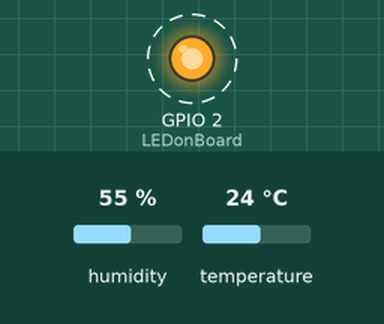
The sketch below on a simulated ESP8266 (NodeMCU). Parts: output pins drawn as LEDs (lit = HIGH). Dashed ring = blinking. Inputs (shaded band) come from the test bench; at power-on: humidity 55 %, temperature 24 °C. WiFi joins after 1.5 s; servers stay silent unless stated; what the sketch prints to the serial monitor is not drawn.

Above: at 3.4 s.
Timing chart, 0 to 5.5 s (numbered marks = the images above):
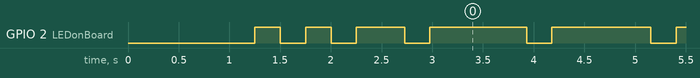

Measured:
- by itself, GPIO 2 (LEDonBoard): goes LOW 0.25 s, HIGH 0.25 s, LOW 0.25 s, HIGH 0.48 s, 104 × (LOW 0.25 s, HIGH 0.95 s), LOW 0.25 s, then HIGH

The sketch:

Code_For_Arduino.ino
```cpp
//----------------------------------------Include the NodeMCU ESP8266 Library
#include <ESP8266WiFi.h>
//----------------------------------------
#include "DHT.h"  //--> Include the DHT Sensor Library
#define DHTTYPE DHT11 //--> Defines the type of DHT sensor used (DHT11, DHT21, and DHT22), in this project the sensor used is DHT11.

#define LEDonBoard 2  //--> Defining an On Board LED, used for indicators when the process of connecting to a wifi router

String apiKey = "*****####*****"; //--> Enter your Write API key from ThingSpeak

//----------------------------------------SSID and Password of your WiFi router
const char* ssid = "*******";   //Enter your SSID name
const char* password = "*******";   //Enter your SSID Password
//----------------------------------------
//----------------------------------------ThingSpeak Server
const char* server = "api.thingspeak.com";
//----------------------------------------

const int DHTPin = 5; //--> The pin used for the DHT11 sensor is Pin D1=Pin 5
DHT dht(DHTPin, DHTTYPE); //--> Initialize DHT sensor, DHT dht(Pin_used, Type_of_DHT_Sensor);

WiFiClient client;

void setup() {
  // put your setup code here, to run once:
  Serial.begin(115200);
  delay(500);
  dht.begin();  //--> Start reading DHT11 sensors
  delay(500);

  WiFi.begin(ssid, password); //--> Connect to your WiFi router
  Serial.println("");

  pinMode(LEDonBoard,OUTPUT); //--> On Board LED port Direction output
  digitalWrite(LEDonBoard, HIGH); //--> Turn off Led On Board

  //----------------------------------------Wait for connection
  Serial.print("Connecting");
  while (WiFi.status() != WL_CONNECTED) {
    Serial.print(".");
    //----------------------------------------Make the On Board Flashing LED on the process of connecting to the wifi router.
    digitalWrite(LEDonBoard, LOW);
    delay(250);
    digitalWrite(LEDonBoard, HIGH);
    delay(250);
    //----------------------------------------
  }
  //----------------------------------------
  digitalWrite(LEDonBoard, HIGH); //--> Turn off the On Board LED when it is connected to the wifi router.
  //----------------------------------------If connection successful show IP address in serial monitor
  Serial.println("");
  Serial.print("Successfully connected to : ");
  Serial.println(ssid);
}

void loop() {
  // put your main code here, to run repeatedly:
  float h = dht.readHumidity();
  float t = dht.readTemperature();

  if (isnan(h) || isnan(t)) {
    Serial.println("Failed to read from DHT sensor!");
    return;
  }

  if (client.connect(server,80))  {   //--> "184.106.153.149" or api.thingspeak.com
    String postStr = apiKey;
    postStr +="&field1=";
    postStr += String(t);
    postStr +="&field2=";
    postStr += String(h);
    postStr += "\r\n\r\n";

    client.print("POST /update HTTP/1.1\n");
    client.print("Host: api.thingspeak.com\n");
    client.print("Connection: close\n");
    client.print("X-THINGSPEAKAPIKEY: "+apiKey+"\n");
    client.print("Content-Type: application/x-www-form-urlencoded\n");
    client.print("Content-Length: ");
    client.print(postStr.length());
    client.print("\n\n");
    client.print(postStr);

    Serial.print("Temperature: ");
    Serial.print(t);
    Serial.print(" degrees Celcius, Humidity: ");
    Serial.print(h);
    Serial.println("%. Send to Thingspeak.");
  }
  client.stop();
  Serial.println("Waiting...");

  // thingspeak needs minimum 15 sec delay between updates
  //----------------------------------------The on board blinks as an indicator that the program is running.
  digitalWrite(LEDonBoard, LOW);
  delay(250);
  digitalWrite(LEDonBoard, HIGH);
  delay(750);
  //----------------------------------------
}
```
